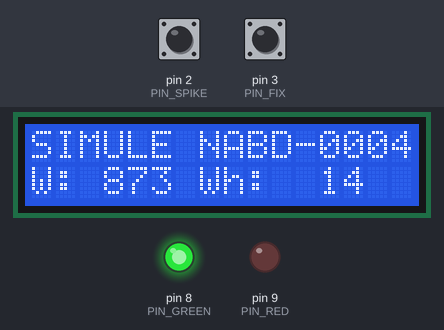
Simulated run of this sketch. Board: Arduino Uno, built with avr-gcc and run on an emulated ATmega328P. On the bench: 16×2 character LCD, output pins drawn as LEDs (lit = HIGH). The inputs (shaded band) are chosen by the test bench; at power-on: pin 2 (PIN_SPIKE) HIGH, pin 3 (PIN_FIX) HIGH. Random numbers use the default seed unless the sketch sets one; what the sketch prints to the serial monitor is not drawn.

Above: at 1.6 s.
1.7 s: pin 2 (PIN_SPIKE) pulled LOW for 0.15 s
At 2.5 s:
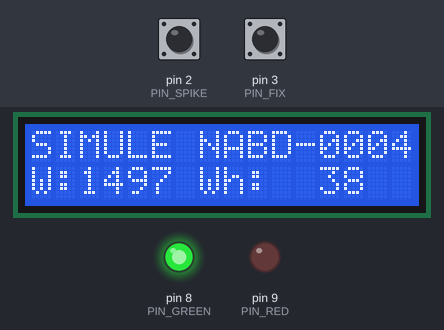
4.5 s: pin 3 (PIN_FIX) pulled LOW for 0.15 s
At 7.4 s:
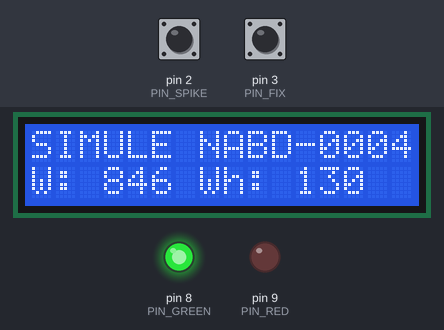
7.5 s: pin 2 (PIN_SPIKE) pulled LOW for 1 s
At 9.0 s:
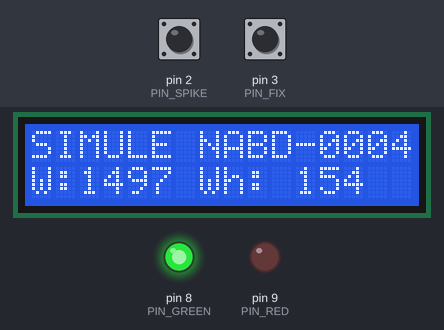
Timing chart, 0 to 10.5 s (numbered marks = the images above; inputs shaded):
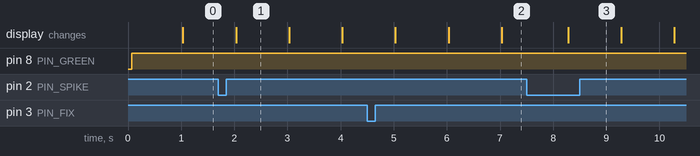

The sketch:

mieruka_demo.ino
```cpp
/*
  Mieruka demo, small scale: simulated air conditioner on an Arduino.
  Low voltage only. Nothing here touches mains.

  Hardware
    - Arduino Uno (or Nano)
    - 16x2 LCD with I2C backpack (address 0x27; check yours)
    - LED green on D8, LED red on D9 (each with a 220 ohm resistor to GND)
    - Button SPIKE on D2 (to GND), Button FIX on D3 (to GND). Internal pull-ups.

  Libraries
    - LiquidCrystal_I2C (Frank de Brabander)

  Behaviour (same rule as the workspace AI module)
    - Simulated power for NABD-0004 (Climatisation), one sample per second = one simulated minute.
    - Keeps the last 15 normal samples. Median per device.
    - Alert when the value is more than 35% above the median for 3 samples in a row.
    - SPIKE button toggles "Clim anormale" (load x1.6).
    - FIX button applies the recommendation: load back to normal, alert cleared.
    - Every reading is also printed as JSON on serial, in the Mieruka measurement format.
*/

#include <Wire.h>
#include <LiquidCrystal_I2C.h>

const uint8_t LCD_ADDR = 0x27;
const uint8_t PIN_GREEN = 8;
const uint8_t PIN_RED = 9;
const uint8_t PIN_SPIKE = 2;
const uint8_t PIN_FIX = 3;

const char DEVICE_ID[] = "NABD-0004";
const unsigned int BASE_W = 900;          // air conditioner base power
const unsigned long TICK_MS = 1000;       // 1 s = 1 simulated minute
const uint8_t HISTORY = 15;
const uint8_t CONSECUTIVE = 3;
const unsigned int THRESHOLD_PCT = 135;   // 35% above median
const unsigned int ANOMALY_PCT = 160;     // "Clim anormale" load factor (x1.6)

LiquidCrystal_I2C lcd(LCD_ADDR, 16, 2);

unsigned int history[HISTORY];
uint8_t historyCount = 0;
uint8_t historyNext = 0;
uint8_t aboveCount = 0;
bool spikeOn = false;      // "Clim anormale" injected
bool alert = false;
unsigned int lastW = 0;
unsigned long lastTick = 0;
unsigned long lastBlink = 0;
bool blinkOn = false;
unsigned long whTotal = 0; // energy since start, in Wh (approximate)
unsigned int lastPct = 0;

unsigned int medianOfHistory() {
  unsigned int copy[HISTORY];
  for (uint8_t i = 0; i < historyCount; i++) copy[i] = history[i];
  // insertion sort (15 values, fine on an Uno)
  for (uint8_t i = 1; i < historyCount; i++) {
    unsigned int key = copy[i];
    int8_t j = i - 1;
    while (j >= 0 && copy[j] > key) { copy[j + 1] = copy[j]; j--; }
    copy[j + 1] = key;
  }
  return copy[historyCount / 2];
}

unsigned int simulateWatts() {
  unsigned long factor = spikeOn ? ANOMALY_PCT : 100;
  long noise = (long)random(-8, 9);           // +/- 8 %
  unsigned long w = (BASE_W * factor / 100UL) * (100L + noise) / 100UL;
  return (unsigned int)w;
}

void setLeds() {
  if (alert) {
    digitalWrite(PIN_GREEN, LOW);
    if (millis() - lastBlink >= 500) { blinkOn = !blinkOn; lastBlink = millis(); }
    digitalWrite(PIN_RED, blinkOn ? HIGH : LOW);
  } else {
    digitalWrite(PIN_RED, LOW);
    digitalWrite(PIN_GREEN, HIGH);
  }
}

void printLcd() {
  char line0[17];
  char line1[24];
  snprintf(line0, sizeof(line0), "SIMULE %s", DEVICE_ID);   // "SIMULE NABD-0004"
  if (alert) {
    snprintf(line1, sizeof(line1), "ANOMALIE +%3u%%", lastPct > 100 ? lastPct - 100 : 0);
  } else {
    snprintf(line1, sizeof(line1), "W:%4u Wh:%4lu", lastW, whTotal);
  }
  lcd.setCursor(0, 0); lcd.print(line0);
  lcd.setCursor(0, 1); lcd.print(line1);
}

void printJson(unsigned long ms) {
  Serial.print(F("{\"adaptateur_id\":\""));
  Serial.print(DEVICE_ID);
  Serial.print(F("\",\"horodatage\":"));
  Serial.print(ms);
  Serial.print(F(",\"watts\":"));
  Serial.print(lastW);
  Serial.println(F(",\"source\":\"simulee\"}"));
}

void setup() {
  pinMode(PIN_GREEN, OUTPUT);
  pinMode(PIN_RED, OUTPUT);
  pinMode(PIN_SPIKE, INPUT_PULLUP);
  pinMode(PIN_FIX, INPUT_PULLUP);
  randomSeed(analogRead(A0));
  Serial.begin(115200);
  lcd.init();
  lcd.backlight();
  lcd.clear();
  lastW = BASE_W;
}

void loop() {
  // Buttons (pressed = LOW), with a simple debounce delay
  if (digitalRead(PIN_SPIKE) == LOW) {
    spikeOn = !spikeOn;
    delay(250);
  }
  if (digitalRead(PIN_FIX) == LOW) {
    // applying the recommendation: back to normal, clear the alert and the history
    spikeOn = false;
    alert = false;
    aboveCount = 0;
    historyCount = 0;
    historyNext = 0;
    delay(250);
  }

  setLeds();

  if (millis() - lastTick >= TICK_MS) {
    lastTick = millis();
    unsigned int w = simulateWatts();
    lastW = w;
    whTotal += w / 60;                       // one simulated minute per tick

    if (historyCount >= HISTORY) {
      unsigned int med = medianOfHistory();
      unsigned long pct = (unsigned long)w * 100UL / (med ? med : 1);
      lastPct = (unsigned int)pct;
      if (pct > THRESHOLD_PCT) {
        aboveCount++;
      } else {
        aboveCount = 0;
      }
      if (aboveCount >= CONSECUTIVE) alert = true;
    }

    if (!alert) {                            // only normal values go into the history
      history[historyNext] = w;
      historyNext = (historyNext + 1) % HISTORY;
      if (historyCount < HISTORY) historyCount++;
    }

    printLcd();
    printJson(millis());
  }
}
```

Measured:
- what the display in image 1 shows lasts 1.0 s, from 2.0 s to 3.0 s
